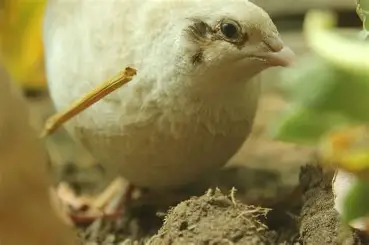
#> input picture datasets/quail_images/english_white_quail/OIP (1).webp, 369 x 245 px
$ python classify_quail_color.py 'datasets/quail_images/english_white_quail/OIP (1).webp'
#> lines starting #> are read from the running program, lines starting #| are printed output that depends on the picture; after the words box and inside, x2 and y2 are one past the last pixel; in counts of white or black regions, pixels touching at a corner belong together
#!/usr/bin/env python3
"""Deterministic quail breed mapping from plumage color.

Rules requested for Q-MATE:
- Brown quail  -> Japanese Quail / Coturnix Quail (japanese_quail_group)
- Gray / dark gray quail -> Pharaoh Quail (pharaoh_quail)

Size is ignored. No TensorFlow model is loaded. The reported confidence is the
share of brown or gray pixels supporting the selected color rule, not a model
probability.
"""

import json
import sys

import numpy as np
from PIL import Image

JAPANESE_CLASS = 0
PHARAOH_CLASS = 1

CLASS_NAMES = {
    JAPANESE_CLASS: "japanese_quail_group",
    PHARAOH_CLASS: "pharaoh_quail",
}

DISPLAY_NAMES = {
    "japanese_quail_group": "Japanese Quail / Coturnix Quail",
    "pharaoh_quail": "Pharaoh Quail",
}


def rgb_to_hsv(rgb):
    """Vectorized RGB (0..255) -> HSV with hue in 0..1."""
    rgb = rgb.astype(np.float32) / 255.0
    red = rgb[..., 0]
    green = rgb[..., 1]
    blue = rgb[..., 2]

    max_channel = np.max(rgb, axis=2)
    min_channel = np.min(rgb, axis=2)
    diff = max_channel - min_channel

    hue = np.zeros_like(max_channel)
    nonzero = diff > 1e-6

    mask = nonzero & (max_channel == red)
    hue[mask] = ((green[mask] - blue[mask]) / diff[mask]) % 6

    mask = nonzero & (max_channel == green)
    hue[mask] = ((blue[mask] - red[mask]) / diff[mask]) + 2

    mask = nonzero & (max_channel == blue)
    hue[mask] = ((red[mask] - green[mask]) / diff[mask]) + 4

    hue = hue / 6.0
    saturation = np.where(
        max_channel > 1e-6,
        diff / np.maximum(max_channel, 1e-6),
        0.0,
    )

    return hue, saturation, max_channel


def classify_by_color(image_path):
    try:
        with Image.open(image_path) as image:
#> image is the input picture: PIL image 369x245 RGB; mean R, G, B 144, 134.3, 80.6
            image = image.convert("RGB")
            image.thumbnail((480, 480), Image.Resampling.BILINEAR)
            rgb = np.asarray(image, dtype=np.uint8)
    except (OSError, ValueError) as error:
        return {
            "success": False,
            "error": "Unable to read image: " + str(error),
        }

    height, width = rgb.shape[:2]
#> height = 245; width = 369

    # Use the central area so backgrounds affect the result less.
    top = int(height * 0.10)
#> top = 24
    bottom = int(height * 0.90)
#> bottom = 220
    left = int(width * 0.10)
#> left = 36
    right = int(width * 0.90)
#> right = 332
    crop = rgb[top:bottom, left:right]

    if crop.size == 0:
        crop = rgb

    hue, saturation, value = rgb_to_hsv(crop)
#> in rgb_to_hsv, `green = rgb[..., 1]`:
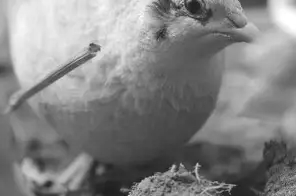
#> green: shape (196, 296) float32; min 0.0941, max 1, mean 0.516
#> in rgb_to_hsv, `blue = rgb[..., 2]`:
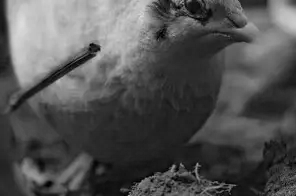
#> blue: shape (196, 296) float32; min 0, max 0.867, mean 0.322
#> in rgb_to_hsv, `diff = max_channel - min_channel`:
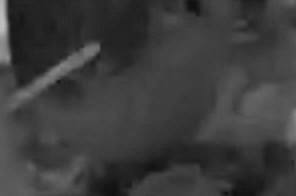
#> diff: shape (196, 296) float32; min 0.0627, max 0.757, mean 0.237
#> in rgb_to_hsv, `nonzero = diff > 1e-6`: nonzero: shape (196, 296) bool; every value is 1
#> in rgb_to_hsv, `mask = nonzero & (max_channel == red)`:
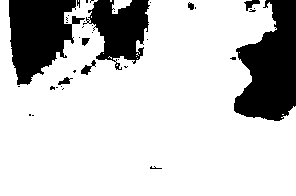
#> mask: shape (196, 296) bool; 78.8% white; 37 black regions (29 under 20 px), largest, box (x1, y1, x2, y2) and area: (234, 0, 296, 121) 5093, (9, 0, 85, 85) 4104, (83, 0, 150, 70) 2689
#> in rgb_to_hsv, `mask = nonzero & (max_channel == green)`: mask: shape (196, 296) bool; 23.3% white; 25 white regions (18 under 20 px), largest, box (x1, y1, x2, y2) and area: (9, 0, 151, 88) 7674, (230, 0, 296, 121) 5429, (50, 77, 77, 92) 176
#> in rgb_to_hsv, `hue[mask] = ((blue[mask] - red[mask]) / diff[mask]) + 2`:
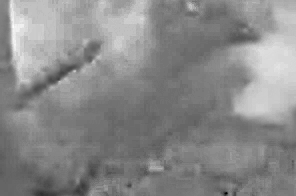
#> hue: shape (196, 296) float32; min 0.118, max 1.5, mean 0.865; drawn with min black and max white
#> in rgb_to_hsv, `mask = nonzero & (max_channel == blue)`: mask: shape (196, 296) bool; every value is 0
#> in rgb_to_hsv, `saturation = np.where( max_channel > 1e-6, diff / np.maximum(max_chann..`:
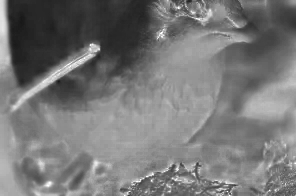
#> saturation: shape (196, 296) float32; min 0.0943, max 1, mean 0.469

    # Brown: orange/brown hue with usable saturation.
    brown_mask = (
        (hue >= 0.015)
        & (hue <= 0.14)
        & (saturation >= 0.18)
        & (value >= 0.10)
        & (value <= 0.92)
    )
#> brown_mask: shape (196, 296) bool; 60% white; 85 black regions (69 under 20 px), largest, box (x1, y1, x2, y2) and area: (0, 0, 160, 141) 13100, (204, 0, 296, 131) 7592, (178, 140, 267, 172) 1375

    # Gray / dark gray: low saturation, excluding white and black borders.
    gray_mask = (
        (saturation <= 0.18)
        & (value >= 0.10)
        & (value <= 0.85)
    )
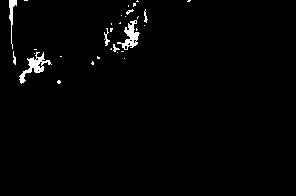
#> gray_mask: shape (196, 296) bool; 1.6% white; 31 white regions (23 under 20 px), largest, box (x1, y1, x2, y2) and area: (19, 52, 52, 84) 304, (117, 20, 140, 50) 269, (9, 0, 17, 49) 131

    brown_pixels = int(np.count_nonzero(brown_mask))
#> brown_pixels = 34799
    gray_pixels = int(np.count_nonzero(gray_mask))
#> gray_pixels = 937
    color_pixels = brown_pixels + gray_pixels
#> color_pixels = 35736

    if color_pixels == 0:
        return {
            "success": False,
            "error": "No brown or gray/dark gray plumage pixels were found.",
        }

    if gray_pixels > brown_pixels:
        class_index = PHARAOH_CLASS
        detected_color = "gray/dark gray"
    else:
        class_index = JAPANESE_CLASS
        detected_color = "brown"

    class_name = CLASS_NAMES[class_index]

    return {
        "success": True,
        "predicted_class": class_index,
        "class_index": class_index,
        "class_name": class_name,
        "breed_name": DISPLAY_NAMES[class_name],
        "confidence": max(brown_pixels, gray_pixels) / color_pixels,
        "classification_method": "color_rule",
        "detected_color": detected_color,
        "brown_pixels": brown_pixels,
        "gray_pixels": gray_pixels,
        "all_predictions": {
            "japanese_quail_group": brown_pixels / color_pixels,
            "pharaoh_quail": gray_pixels / color_pixels,
        },
        "display_names": DISPLAY_NAMES,
    }


if __name__ == "__main__":
    if len(sys.argv) < 2:
        print(json.dumps({
            "success": False,
            "error": "Usage: classify_quail_color.py <image_path>",
        }))
        sys.exit(1)

    print(json.dumps(classify_by_color(sys.argv[1])))

$ run again, on datasets/quail_images/english_white_quail/OIP (11).webp
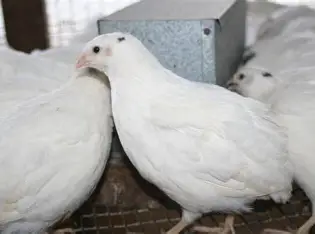
#> input picture datasets/quail_images/english_white_quail/OIP (11).webp, 315 x 234 px
#> in classify_by_color, image is the input picture: PIL image 315x234 RGB; mean R, G, B 163.4, 162.6, 160.9
#> in rgb_to_hsv, `nonzero = diff > 1e-6`:
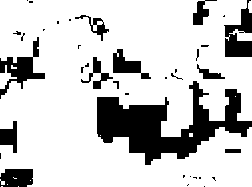
#> nonzero: shape (187, 252) bool; 79.3% white; 37 black regions (24 under 20 px), largest, box (x1, y1, x2, y2) and area: (97, 81, 252, 165) 5421, (224, 0, 252, 57) 881, (0, 37, 45, 99) 869
#> brown_mask: shape (187, 252) bool; 6.2% white; 32 white regions (27 under 20 px), largest, box (x1, y1, x2, y2) and area: (58, 134, 139, 187) 2346, (0, 0, 17, 27) 413, (234, 183, 248, 187) 33, (244, 180, 252, 187) 22, (142, 182, 150, 187) 22
#> in classify_by_color, `gray_mask = ( (saturation <= 0.18) & (value >= 0.10) & (value <= 0.85) )`:
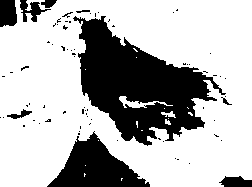
#> gray_mask: shape (187, 252) bool; 71% white; 74 black regions (64 under 20 px), largest, box (x1, y1, x2, y2) and area: (73, 16, 226, 146) 9380, (47, 131, 150, 187) 2860, (0, 0, 17, 27) 414
#> brown_pixels = 2925
#> gray_pixels = 33447
#> color_pixels = 36372

$ run again, on datasets/quail_images/english_white_quail/OIP (12).webp
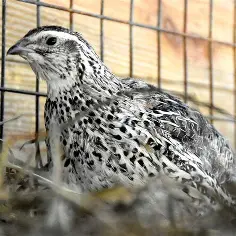
#> input picture datasets/quail_images/english_white_quail/OIP (12).webp, 236 x 236 px
#> in classify_by_color, image is the input picture: PIL image 236x236 RGB; mean R, G, B 154.7, 146.6, 129.8
#> in rgb_to_hsv, `nonzero = diff > 1e-6`:
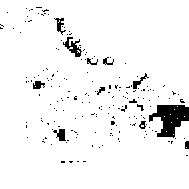
#> nonzero: shape (189, 189) bool; 94.9% white; 186 black regions (173 under 20 px), largest, box (x1, y1, x2, y2) and area: (149, 105, 189, 138) 781, (63, 37, 82, 57) 159, (53, 129, 66, 141) 92
#> brown_mask: shape (189, 189) bool; 15.7% white; 74 white regions (59 under 20 px), largest, box (x1, y1, x2, y2) and area: (94, 0, 189, 93) 2663, (53, 161, 113, 189) 974, (0, 73, 26, 120) 576
#> in classify_by_color, `gray_mask = ( (saturation <= 0.18) & (value >= 0.10) & (value <= 0.85) )`:
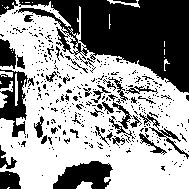
#> gray_mask: shape (189, 189) bool; 59% white; 381 black regions (339 under 20 px), largest, box (x1, y1, x2, y2) and area: (14, 0, 189, 93) 8306, (53, 161, 113, 189) 1130, (0, 69, 28, 137) 1041
#> brown_pixels = 5626
#> gray_pixels = 21069
#> color_pixels = 26695
